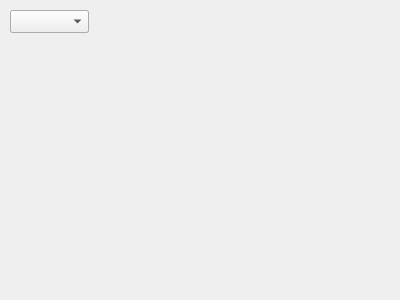
<?xml version="1.0" encoding="UTF-8"?>
<ui version="4.0">
 <class>qwidget</class>
 <widget class="QWidget" name="qwidget">
  <property name="geometry">
   <rect>
    <x>0</x>
    <y>0</y>
    <width>400</width>
    <height>300</height>
   </rect>
  </property>
  <property name="windowTitle">
   <string/>
  </property>

  <widget class="MyWidget" name="custom">
   <property name="geometry">
    <rect>
     <x>10</x>
     <y>10</y>
     <width>79</width>
     <height>23</height>
    </rect>
   </property>
  </widget>

 <widget class="MyWidget" name="custom2">
   <property name="geometry">
    <rect>
     <x>10</x>
     <y>10</y>
     <width>79</width>
     <height>23</height>
    </rect>
   </property>
 </widget>
 </widget>
 <customwidgets>
  <customwidget>
   <class>MyWidget</class>
   <extends>QComboBox</extends>
   <header>customwidget</header>
  </customwidget>
 </customwidgets>
 <resources/>
 <connections/>
</ui>
